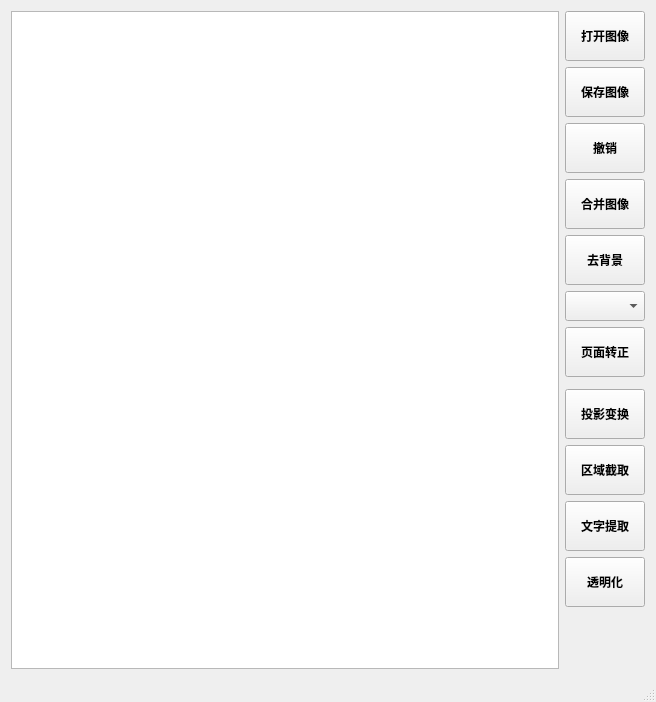
<?xml version="1.0" encoding="UTF-8"?>
<ui version="4.0">
 <class>ImageProcessToolsClass</class>
 <widget class="QMainWindow" name="ImageProcessToolsClass">
  <property name="geometry">
   <rect>
    <x>0</x>
    <y>0</y>
    <width>656</width>
    <height>702</height>
   </rect>
  </property>
  <property name="acceptDrops">
   <bool>true</bool>
  </property>
  <property name="windowTitle">
   <string>图像处理工具【非商用】@1206</string>
  </property>
  <widget class="QWidget" name="centralWidget">
   <layout class="QGridLayout" name="gridLayout">
    <item row="9" column="1">
     <widget class="QPushButton" name="pushButton_region">
      <property name="minimumSize">
       <size>
        <width>0</width>
        <height>50</height>
       </size>
      </property>
      <property name="font">
       <font>
        <family>微软雅黑</family>
        <pointsize>9</pointsize>
        <weight>75</weight>
        <bold>true</bold>
       </font>
      </property>
      <property name="text">
       <string>区域截取</string>
      </property>
     </widget>
    </item>
    <item row="5" column="1">
     <widget class="QComboBox" name="comboBox_rmGroundFunc">
      <property name="minimumSize">
       <size>
        <width>0</width>
        <height>30</height>
       </size>
      </property>
     </widget>
    </item>
    <item row="0" column="0" rowspan="14">
     <widget class="ImageView" name="graphicsView"/>
    </item>
    <item row="11" column="1">
     <widget class="QPushButton" name="pushButton_trans">
      <property name="minimumSize">
       <size>
        <width>0</width>
        <height>50</height>
       </size>
      </property>
      <property name="font">
       <font>
        <family>微软雅黑</family>
        <pointsize>9</pointsize>
        <weight>75</weight>
        <bold>true</bold>
       </font>
      </property>
      <property name="text">
       <string>透明化</string>
      </property>
     </widget>
    </item>
    <item row="4" column="1">
     <widget class="QPushButton" name="pushButton_rmGround">
      <property name="minimumSize">
       <size>
        <width>0</width>
        <height>50</height>
       </size>
      </property>
      <property name="font">
       <font>
        <family>微软雅黑</family>
        <pointsize>9</pointsize>
        <weight>75</weight>
        <bold>true</bold>
       </font>
      </property>
      <property name="text">
       <string>去背景</string>
      </property>
     </widget>
    </item>
    <item row="2" column="1">
     <widget class="QPushButton" name="pushButton_return">
      <property name="minimumSize">
       <size>
        <width>0</width>
        <height>50</height>
       </size>
      </property>
      <property name="font">
       <font>
        <family>微软雅黑</family>
        <pointsize>9</pointsize>
        <weight>75</weight>
        <bold>true</bold>
       </font>
      </property>
      <property name="text">
       <string>撤销</string>
      </property>
     </widget>
    </item>
    <item row="10" column="1">
     <widget class="QPushButton" name="pushButton_getText">
      <property name="minimumSize">
       <size>
        <width>0</width>
        <height>50</height>
       </size>
      </property>
      <property name="font">
       <font>
        <family>微软雅黑</family>
        <pointsize>9</pointsize>
        <weight>75</weight>
        <bold>true</bold>
       </font>
      </property>
      <property name="text">
       <string>文字提取</string>
      </property>
     </widget>
    </item>
    <item row="6" column="1">
     <widget class="QPushButton" name="pushButton_rotate">
      <property name="minimumSize">
       <size>
        <width>0</width>
        <height>50</height>
       </size>
      </property>
      <property name="font">
       <font>
        <family>微软雅黑</family>
        <pointsize>9</pointsize>
        <weight>75</weight>
        <bold>true</bold>
       </font>
      </property>
      <property name="text">
       <string>页面转正</string>
      </property>
     </widget>
    </item>
    <item row="8" column="1">
     <widget class="QPushButton" name="pushButton_project">
      <property name="minimumSize">
       <size>
        <width>0</width>
        <height>50</height>
       </size>
      </property>
      <property name="font">
       <font>
        <family>微软雅黑</family>
        <pointsize>9</pointsize>
        <weight>75</weight>
        <bold>true</bold>
       </font>
      </property>
      <property name="text">
       <string>投影变换</string>
      </property>
     </widget>
    </item>
    <item row="1" column="1">
     <widget class="QPushButton" name="pushButton_save">
      <property name="minimumSize">
       <size>
        <width>0</width>
        <height>50</height>
       </size>
      </property>
      <property name="font">
       <font>
        <family>微软雅黑</family>
        <pointsize>9</pointsize>
        <weight>75</weight>
        <bold>true</bold>
       </font>
      </property>
      <property name="text">
       <string>保存图像</string>
      </property>
     </widget>
    </item>
    <item row="0" column="1">
     <widget class="QPushButton" name="pushButton_load">
      <property name="minimumSize">
       <size>
        <width>0</width>
        <height>50</height>
       </size>
      </property>
      <property name="font">
       <font>
        <family>微软雅黑</family>
        <pointsize>9</pointsize>
        <weight>75</weight>
        <bold>true</bold>
       </font>
      </property>
      <property name="text">
       <string>打开图像</string>
      </property>
     </widget>
    </item>
    <item row="13" column="1">
     <spacer name="verticalSpacer">
      <property name="orientation">
       <enum>Qt::Vertical</enum>
      </property>
      <property name="sizeHint" stdset="0">
       <size>
        <width>20</width>
        <height>40</height>
       </size>
      </property>
     </spacer>
    </item>
    <item row="3" column="1">
     <widget class="QPushButton" name="pushButton_merge">
      <property name="minimumSize">
       <size>
        <width>0</width>
        <height>50</height>
       </size>
      </property>
      <property name="font">
       <font>
        <family>微软雅黑</family>
        <pointsize>9</pointsize>
        <weight>75</weight>
        <bold>true</bold>
       </font>
      </property>
      <property name="text">
       <string>合并图像</string>
      </property>
     </widget>
    </item>
   </layout>
  </widget>
  <widget class="QStatusBar" name="statusBar"/>
 </widget>
 <layoutdefault spacing="6" margin="11"/>
 <customwidgets>
  <customwidget>
   <class>ImageView</class>
   <extends>QGraphicsView</extends>
   <header>imageview.h</header>
  </customwidget>
 </customwidgets>
 <resources>
  <include location="imageprocesstools.qrc"/>
 </resources>
 <connections/>
</ui>
